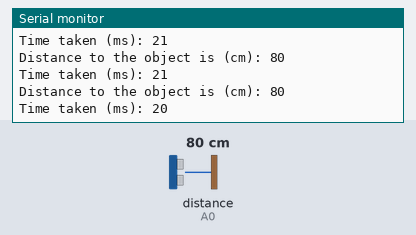
The sketch below on a simulated Arduino Uno, built with avr-gcc and run on an emulated ATmega328P. Parts: the last lines printed to the serial monitor. The inputs (shaded band) are chosen by the test bench; at power-on: distance to the obstacle (sensor on A0) 80 cm.

Above: at 1.8 s.
1.9 s: distance to the obstacle (sensor on A0) set to 2 cm
At 2.42 s:
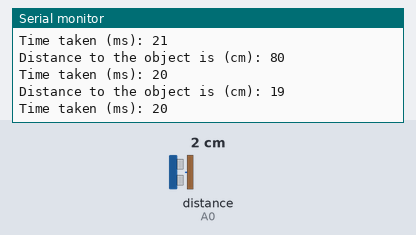
3.4 s: distance to the obstacle (sensor on A0) set to 35 cm
At 3.46 s:
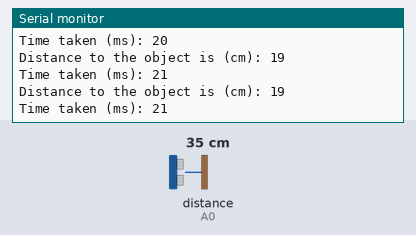
Timing chart, 0 to 6.4 s (numbered marks = the images above; inputs shaded):
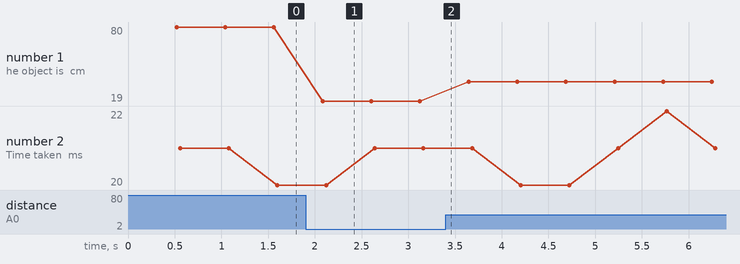

The sketch:

ir.ino
```cpp
#include <SharpIR.h>

#define IR A0 // define signal pin
#define model 20150 // used 1080 because model GP2Y0A02YK0F is used


SharpIR SharpIR(IR, model);
void setup()
{
 Serial.begin(9600);
 Serial.println("Starting code...");
}

void loop() {
    delay(500);

  unsigned long startTime=millis();  // gets the start times

  int dis=SharpIR.distance();  // this returns the distance to the object

  Serial.print("Distance to the object is (cm): ");  // returns it to the serial monitor
  Serial.println(dis);
  //Serial.println(analogRead(A0));
  unsigned long endTime=millis()-startTime;  // end time
  Serial.print("Time taken (ms): ");
  Serial.println(endTime);

}
```

Measured:
- after the input at 1.9 s, the serial monitor: prints a new line after 0.18 s (image 1)
- plotted number 1: 80 → 19 after the input at 1.9 s, 19 → 35 after the input at 3.4 s
